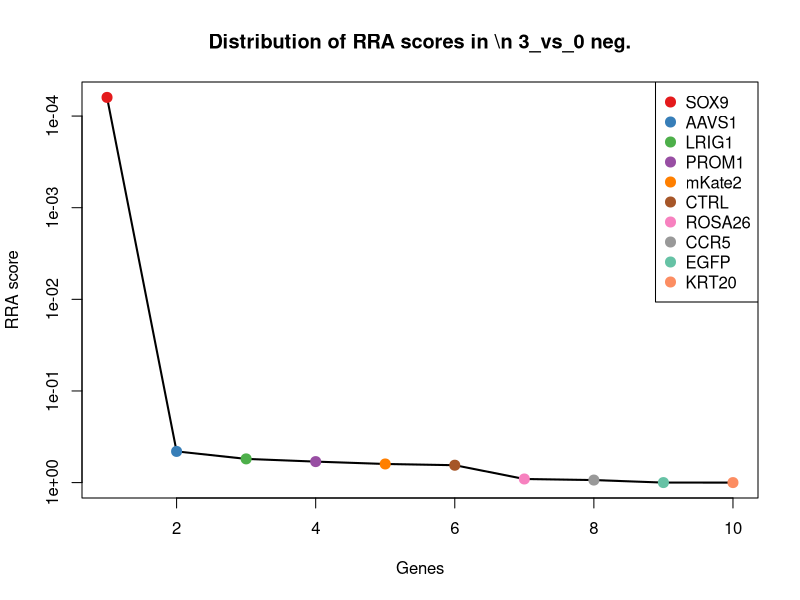
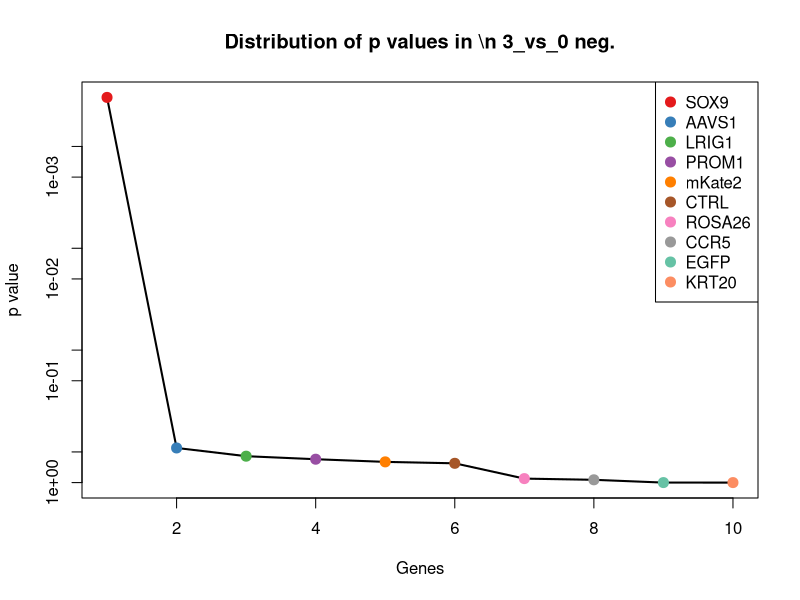
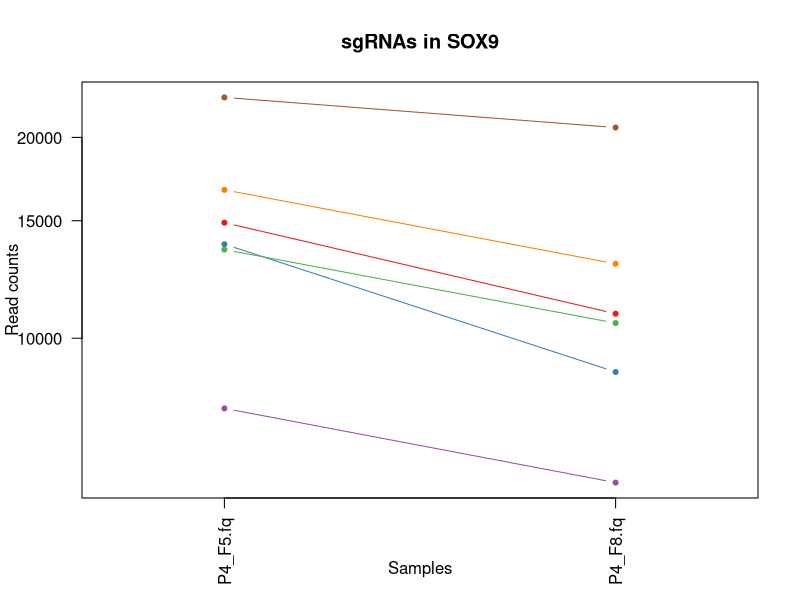
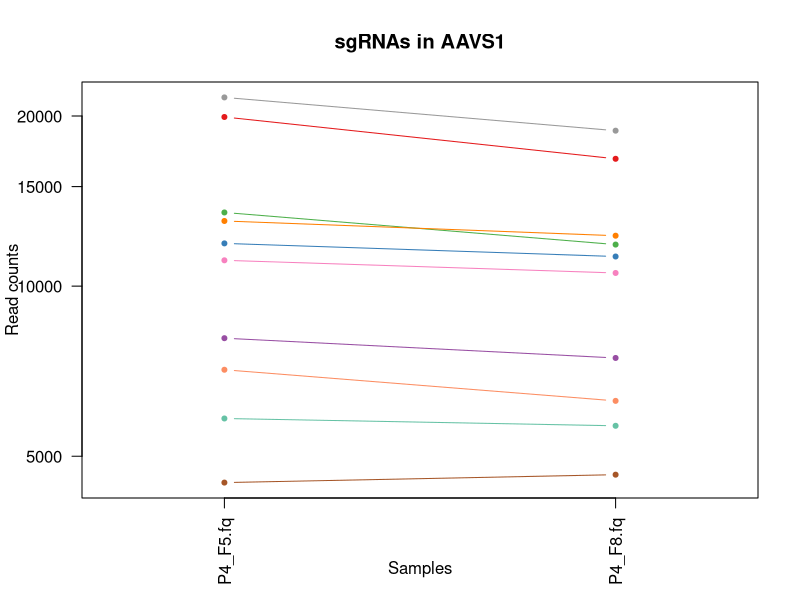
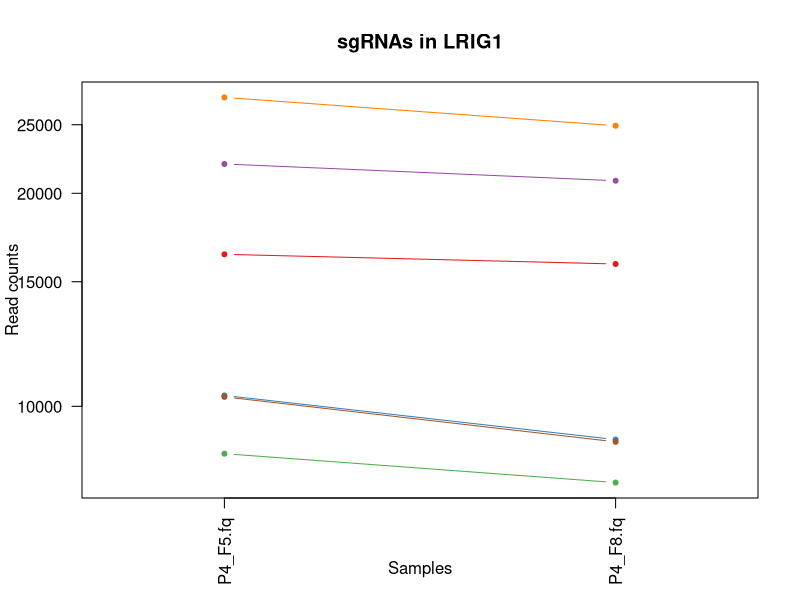
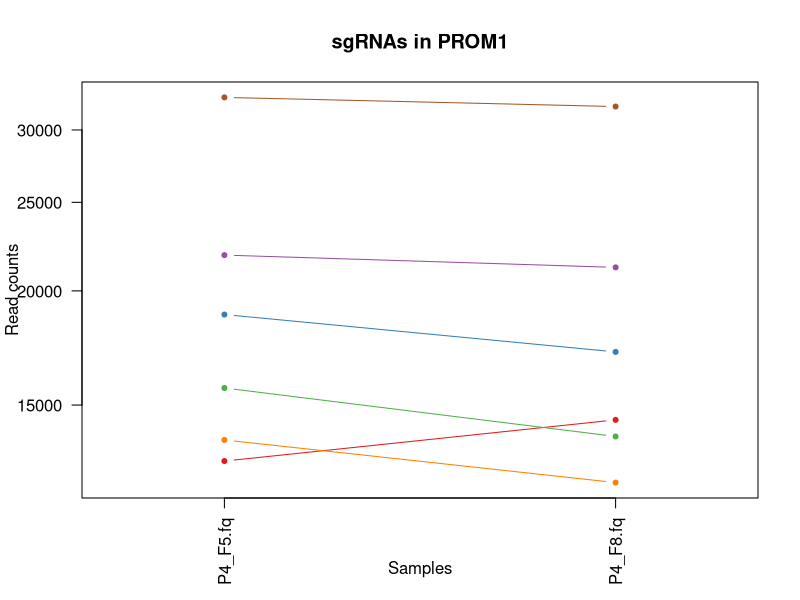
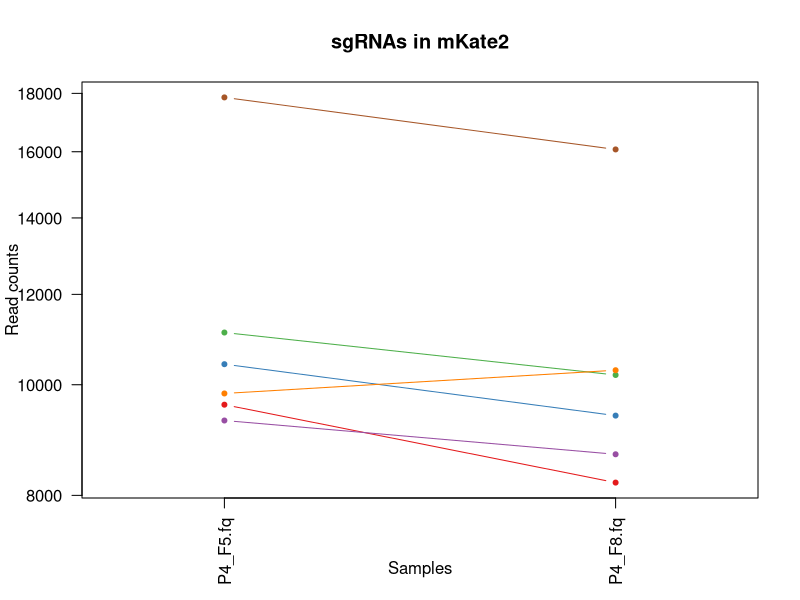
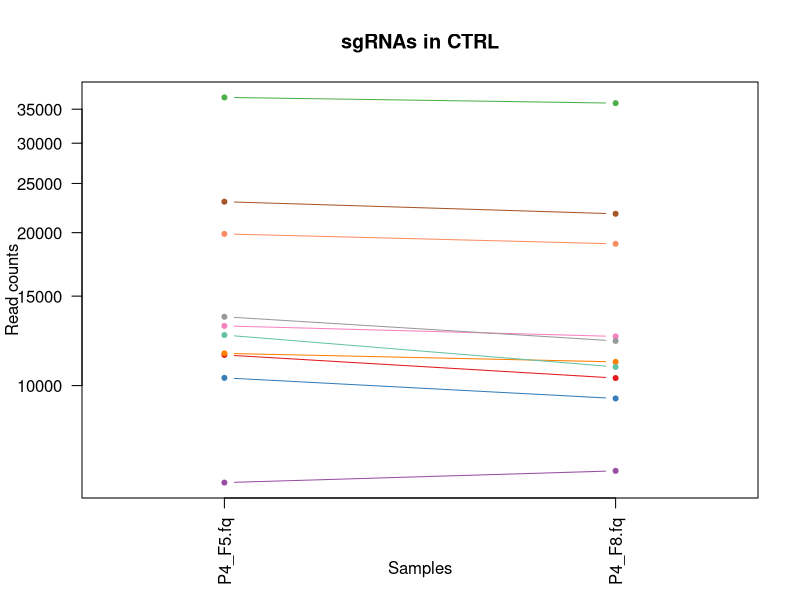

Write R code to recreate these figures, in order. (Note: this script raises an error after producing the figures.)
pdf(file='P4_03_day3.pdf',width=4.5,height=4.5);
gstable=read.table('P4_03_day3.gene_summary.txt',header=T)
# 
#
# parameters
# Do not modify the variables beginning with "__"

# gstablename='__GENE_SUMMARY_FILE__'
startindex=3
# outputfile='__OUTPUT_FILE__'
targetgenelist=c("SOX9","AAVS1","LRIG1","PROM1","mKate2","CTRL","ROSA26","CCR5","EGFP","KRT20")
# samplelabel=sub('.\\w+.\\w+$','',colnames(gstable)[startindex]);
samplelabel='3_vs_0 neg.'


# You need to write some codes in front of this code:
# gstable=read.table(gstablename,header=T)
# pdf(file=outputfile,width=6,height=6)


# set up color using RColorBrewer
#library(RColorBrewer)
#colors <- brewer.pal(length(targetgenelist), "Set1")

colors=c( "#E41A1C", "#377EB8", "#4DAF4A", "#984EA3", "#FF7F00",  "#A65628", "#F781BF",
          "#999999", "#66C2A5", "#FC8D62", "#8DA0CB", "#E78AC3", "#A6D854", "#FFD92F", "#E5C494", "#B3B3B3", 
          "#8DD3C7", "#FFFFB3", "#BEBADA", "#FB8072", "#80B1D3", "#FDB462", "#B3DE69", "#FCCDE5",
          "#D9D9D9", "#BC80BD", "#CCEBC5", "#FFED6F")

######
# function definition

plotrankedvalues<-function(val, tglist, ...){
  
  plot(val,log='y',ylim=c(max(val),min(val)),type='l',lwd=2, ...)
  if(length(tglist)>0){
    for(i in 1:length(tglist)){
      targetgene=tglist[i];
      tx=which(names(val)==targetgene);ty=val[targetgene];
      points(tx,ty,col=colors[(i %% length(colors)) ],cex=2,pch=20)
      # text(tx+50,ty,targetgene,col=colors[i])
    }
    legend('topright',tglist,pch=20,pt.cex = 2,cex=1,col=colors)
  }
}



plotrandvalues<-function(val,targetgenelist, ...){
  # choose the one with the best distance distribution
  
  mindiffvalue=0;
  randval=val;
  for(i in 1:20){
    randval0=sample(val)
    vindex=sort(which(names(randval0) %in% targetgenelist))
    if(max(vindex)>0.9*length(val)){
      # print('pass...')
      next;
    }
    mindiffind=min(diff(vindex));
    if (mindiffind > mindiffvalue){
      mindiffvalue=mindiffind;
      randval=randval0;
      # print(paste('Diff: ',mindiffvalue))
    }
  }
  plot(randval,log='y',ylim=c(max(randval),min(randval)),pch=20,col='grey', ...)
  
  if(length(targetgenelist)>0){
    for(i in 1:length(targetgenelist)){
      targetgene=targetgenelist[i];
      tx=which(names(randval)==targetgene);ty=randval[targetgene];
      points(tx,ty,col=colors[(i %% length(colors)) ],cex=2,pch=20)
      text(tx+50,ty,targetgene,col=colors[i])
    }
  }
  
}




# set.seed(1235)



pvec=gstable[,startindex]
names(pvec)=gstable[,'id']
pvec=sort(pvec);

plotrankedvalues(pvec,targetgenelist,xlab='Genes',ylab='RRA score',main=paste('Distribution of RRA scores in \\n',samplelabel))

# plotrandvalues(pvec,targetgenelist,xlab='Genes',ylab='RRA score',main=paste('Distribution of RRA scores in \\n',samplelabel))


pvec=gstable[,startindex+1]
names(pvec)=gstable[,'id']
pvec=sort(pvec);

plotrankedvalues(pvec,targetgenelist,xlab='Genes',ylab='p value',main=paste('Distribution of p values in \\n',samplelabel))

# plotrandvalues(pvec,targetgenelist,xlab='Genes',ylab='p value',main=paste('Distribution of p values in \\n',samplelabel))



# you need to write after this code:
# dev.off()






# parameters
# Do not modify the variables beginning with "__"
targetmat=list(c(14897.69581432861,10881.321212397206),c(13831.86001968441,8899.385317880467),c(13578.203903391459,10534.782320282646),c(7848.136241644377,6075.093347146799),c(16685.291283724364,12924.567833980365),c(22957.87896706962,20691.03754302477))
targetgene="SOX9"
collabel=c("P4_F5.fq","P4_F8.fq")

# set up color using RColorBrewer
#library(RColorBrewer)
#colors <- brewer.pal(length(targetgenelist), "Set1")

colors=c( "#E41A1C", "#377EB8", "#4DAF4A", "#984EA3", "#FF7F00",  "#A65628", "#F781BF",
          "#999999", "#66C2A5", "#FC8D62", "#8DA0CB", "#E78AC3", "#A6D854", "#FFD92F", "#E5C494", "#B3B3B3", 
          "#8DD3C7", "#FFFFB3", "#BEBADA", "#FB8072", "#80B1D3", "#FDB462", "#B3DE69", "#FCCDE5",
          "#D9D9D9", "#BC80BD", "#CCEBC5", "#FFED6F")


## code

targetmatvec=unlist(targetmat)+1
yrange=range(targetmatvec[targetmatvec>0]);
# yrange[1]=1; # set the minimum value to 1
for(i in 1:length(targetmat)){
  vali=targetmat[[i]]+1;
  if(i==1){
    plot(1:length(vali),vali,type='b',las=1,pch=20,main=paste('sgRNAs in',targetgene),ylab='Read counts',xlab='Samples',xlim=c(0.7,length(vali)+0.3),ylim = yrange,col=colors[(i %% length(colors))],xaxt='n',log='y')
    axis(1,at=1:length(vali),labels=(collabel),las=2)
    # lines(0:100,rep(1,101),col='black');
  }else{
    lines(1:length(vali),vali,type='b',pch=20,col=colors[(i %% length(colors))])
  }
}




# parameters
# Do not modify the variables beginning with "__"
targetmat=list(c(19918.80663369224,16799.139216199703),c(11901.032863170556,11281.1737802217),c(13498.98637811385,11843.633058961486),c(8087.389171523218,7461.2489156050415),c(13038.88458988531,12279.472357890183),c(4489.793276087541,4636.956944871372),c(11108.057433371456,10549.443581102876),c(21573.57271726897,18838.38731210462),c(5830.089789622852,5659.246676609326),c(7111.173203455707,6264.356895917059))
targetgene="AAVS1"
collabel=c("P4_F5.fq","P4_F8.fq")

# set up color using RColorBrewer
#library(RColorBrewer)
#colors <- brewer.pal(length(targetgenelist), "Set1")

colors=c( "#E41A1C", "#377EB8", "#4DAF4A", "#984EA3", "#FF7F00",  "#A65628", "#F781BF",
          "#999999", "#66C2A5", "#FC8D62", "#8DA0CB", "#E78AC3", "#A6D854", "#FFD92F", "#E5C494", "#B3B3B3", 
          "#8DD3C7", "#FFFFB3", "#BEBADA", "#FB8072", "#80B1D3", "#FDB462", "#B3DE69", "#FCCDE5",
          "#D9D9D9", "#BC80BD", "#CCEBC5", "#FFED6F")


## code

targetmatvec=unlist(targetmat)+1
yrange=range(targetmatvec[targetmatvec>0]);
# yrange[1]=1; # set the minimum value to 1
for(i in 1:length(targetmat)){
  vali=targetmat[[i]]+1;
  if(i==1){
    plot(1:length(vali),vali,type='b',las=1,pch=20,main=paste('sgRNAs in',targetgene),ylab='Read counts',xlab='Samples',xlim=c(0.7,length(vali)+0.3),ylim = yrange,col=colors[(i %% length(colors))],xaxt='n',log='y')
    axis(1,at=1:length(vali),labels=(collabel),las=2)
    # lines(0:100,rep(1,101),col='black');
  }else{
    lines(1:length(vali),vali,type='b',pch=20,col=colors[(i %% length(colors))])
  }
}




# parameters
# Do not modify the variables beginning with "__"
targetmat=list(c(16398.027732465154,15890.141045345355),c(10358.291562814687,8972.691621981625),c(8569.89591639593,7801.12359825586),c(22000.06707053125,20833.65162554884),c(27323.644804591204,24916.146343036915),c(10311.081118457325,8907.382369236959))
targetgene="LRIG1"
collabel=c("P4_F5.fq","P4_F8.fq")

# set up color using RColorBrewer
#library(RColorBrewer)
#colors <- brewer.pal(length(targetgenelist), "Set1")

colors=c( "#E41A1C", "#377EB8", "#4DAF4A", "#984EA3", "#FF7F00",  "#A65628", "#F781BF",
          "#999999", "#66C2A5", "#FC8D62", "#8DA0CB", "#E78AC3", "#A6D854", "#FFD92F", "#E5C494", "#B3B3B3", 
          "#8DD3C7", "#FFFFB3", "#BEBADA", "#FB8072", "#80B1D3", "#FDB462", "#B3DE69", "#FCCDE5",
          "#D9D9D9", "#BC80BD", "#CCEBC5", "#FFED6F")


## code

targetmatvec=unlist(targetmat)+1
yrange=range(targetmatvec[targetmatvec>0]);
# yrange[1]=1; # set the minimum value to 1
for(i in 1:length(targetmat)){
  vali=targetmat[[i]]+1;
  if(i==1){
    plot(1:length(vali),vali,type='b',las=1,pch=20,main=paste('sgRNAs in',targetgene),ylab='Read counts',xlab='Samples',xlim=c(0.7,length(vali)+0.3),ylim = yrange,col=colors[(i %% length(colors))],xaxt='n',log='y')
    axis(1,at=1:length(vali),labels=(collabel),las=2)
    # lines(0:100,rep(1,101),col='black');
  }else{
    lines(1:length(vali),vali,type='b',pch=20,col=colors[(i %% length(colors))])
  }
}




# parameters
# Do not modify the variables beginning with "__"
targetmat=list(c(13025.281580494206,14449.338959284432),c(18840.16800667994,17148.34379209976),c(15656.263632138447,13857.557158904183),c(21884.841579218362,21218.8429325531),c(13735.838776923672,12336.78455927836),c(32564.00412825852,31822.933031258657))
targetgene="PROM1"
collabel=c("P4_F5.fq","P4_F8.fq")

# set up color using RColorBrewer
#library(RColorBrewer)
#colors <- brewer.pal(length(targetgenelist), "Set1")

colors=c( "#E41A1C", "#377EB8", "#4DAF4A", "#984EA3", "#FF7F00",  "#A65628", "#F781BF",
          "#999999", "#66C2A5", "#FC8D62", "#8DA0CB", "#E78AC3", "#A6D854", "#FFD92F", "#E5C494", "#B3B3B3", 
          "#8DD3C7", "#FFFFB3", "#BEBADA", "#FB8072", "#80B1D3", "#FDB462", "#B3DE69", "#FCCDE5",
          "#D9D9D9", "#BC80BD", "#CCEBC5", "#FFED6F")


## code

targetmatvec=unlist(targetmat)+1
yrange=range(targetmatvec[targetmatvec>0]);
# yrange[1]=1; # set the minimum value to 1
for(i in 1:length(targetmat)){
  vali=targetmat[[i]]+1;
  if(i==1){
    plot(1:length(vali),vali,type='b',las=1,pch=20,main=paste('sgRNAs in',targetgene),ylab='Read counts',xlab='Samples',xlim=c(0.7,length(vali)+0.3),ylim = yrange,col=colors[(i %% length(colors))],xaxt='n',log='y')
    axis(1,at=1:length(vali),labels=(collabel),las=2)
    # lines(0:100,rep(1,101),col='black');
  }else{
    lines(1:length(vali),vali,type='b',pch=20,col=colors[(i %% length(colors))])
  }
}




# parameters
# Do not modify the variables beginning with "__"
targetmat=list(c(9604.524807142889,8207.640375544095),c(10422.30572465518,9395.20250198284),c(11109.657787417469,10197.573321417321),c(9302.858069469568,8690.129140718984),c(9824.573488469581,10296.203621480698),c(17852.749560290344,16074.073226544622))
targetgene="mKate2"
collabel=c("P4_F5.fq","P4_F8.fq")

# set up color using RColorBrewer
#library(RColorBrewer)
#colors <- brewer.pal(length(targetgenelist), "Set1")

colors=c( "#E41A1C", "#377EB8", "#4DAF4A", "#984EA3", "#FF7F00",  "#A65628", "#F781BF",
          "#999999", "#66C2A5", "#FC8D62", "#8DA0CB", "#E78AC3", "#A6D854", "#FFD92F", "#E5C494", "#B3B3B3", 
          "#8DD3C7", "#FFFFB3", "#BEBADA", "#FB8072", "#80B1D3", "#FDB462", "#B3DE69", "#FCCDE5",
          "#D9D9D9", "#BC80BD", "#CCEBC5", "#FFED6F")


## code

targetmatvec=unlist(targetmat)+1
yrange=range(targetmatvec[targetmatvec>0]);
# yrange[1]=1; # set the minimum value to 1
for(i in 1:length(targetmat)){
  vali=targetmat[[i]]+1;
  if(i==1){
    plot(1:length(vali),vali,type='b',las=1,pch=20,main=paste('sgRNAs in',targetgene),ylab='Read counts',xlab='Samples',xlim=c(0.7,length(vali)+0.3),ylim = yrange,col=colors[(i %% length(colors))],xaxt='n',log='y')
    axis(1,at=1:length(vali),labels=(collabel),las=2)
    # lines(0:100,rep(1,101),col='black');
  }else{
    lines(1:length(vali),vali,type='b',pch=20,col=colors[(i %% length(colors))])
  }
}




# parameters
# Do not modify the variables beginning with "__"
targetmat=list(c(11489.741873345392,10346.851613405133),c(10355.090854722663,9432.522074979792),c(36920.96801852704,35974.73552716964),c(6441.425035199555,6793.4951273381375),c(11571.35992969202,11133.228330126636),c(23011.490827611033,21785.300736971134),c(13103.698928748809,12496.725586408158),c(13658.221605692075,12243.48562678598),c(12573.981739518733,10882.654054289955),c(19883.598844679967,19011.6567581619))
targetgene="CTRL"
collabel=c("P4_F5.fq","P4_F8.fq")

# set up color using RColorBrewer
#library(RColorBrewer)
#colors <- brewer.pal(length(targetgenelist), "Set1")

colors=c( "#E41A1C", "#377EB8", "#4DAF4A", "#984EA3", "#FF7F00",  "#A65628", "#F781BF",
          "#999999", "#66C2A5", "#FC8D62", "#8DA0CB", "#E78AC3", "#A6D854", "#FFD92F", "#E5C494", "#B3B3B3", 
          "#8DD3C7", "#FFFFB3", "#BEBADA", "#FB8072", "#80B1D3", "#FDB462", "#B3DE69", "#FCCDE5",
          "#D9D9D9", "#BC80BD", "#CCEBC5", "#FFED6F")


## code

targetmatvec=unlist(targetmat)+1
yrange=range(targetmatvec[targetmatvec>0]);
# yrange[1]=1; # set the minimum value to 1
for(i in 1:length(targetmat)){
  vali=targetmat[[i]]+1;
  if(i==1){
    plot(1:length(vali),vali,type='b',las=1,pch=20,main=paste('sgRNAs in',targetgene),ylab='Read counts',xlab='Samples',xlim=c(0.7,length(vali)+0.3),ylim = yrange,col=colors[(i %% length(colors))],xaxt='n',log='y')
    axis(1,at=1:length(vali),labels=(collabel),las=2)
    # lines(0:100,rep(1,101),col='black');
  }else{
    lines(1:length(vali),vali,type='b',pch=20,col=colors[(i %% length(colors))])
  }
}




# parameters
# Do not modify the variables beginning with "__"
targetmat=list(c(38068.421869517864,35569.55159177416),c(15162.554408943648,14557.299152597045),c(21854.43485234413,19971.30292094068),c(15973.93391027189,14957.151720421538),c(12844.441573294815,12723.308708175371),c(18076.79912673207,19476.818578731058),c(19647.54662289315,18979.66855273594),c(9339.66621252785,9848.368745517266),c(5352.384106888177,5203.4147492894035),c(14361.577208914487,17317.614712478797))
targetgene="ROSA26"
collabel=c("P4_F5.fq","P4_F8.fq")

# set up color using RColorBrewer
#library(RColorBrewer)
#colors <- brewer.pal(length(targetgenelist), "Set1")

colors=c( "#E41A1C", "#377EB8", "#4DAF4A", "#984EA3", "#FF7F00",  "#A65628", "#F781BF",
          "#999999", "#66C2A5", "#FC8D62", "#8DA0CB", "#E78AC3", "#A6D854", "#FFD92F", "#E5C494", "#B3B3B3", 
          "#8DD3C7", "#FFFFB3", "#BEBADA", "#FB8072", "#80B1D3", "#FDB462", "#B3DE69", "#FCCDE5",
          "#D9D9D9", "#BC80BD", "#CCEBC5", "#FFED6F")


## code

targetmatvec=unlist(targetmat)+1
yrange=range(targetmatvec[targetmatvec>0]);
# yrange[1]=1; # set the minimum value to 1
for(i in 1:length(targetmat)){
  vali=targetmat[[i]]+1;
  if(i==1){
    plot(1:length(vali),vali,type='b',las=1,pch=20,main=paste('sgRNAs in',targetgene),ylab='Read counts',xlab='Samples',xlim=c(0.7,length(vali)+0.3),ylim = yrange,col=colors[(i %% length(colors))],xaxt='n',log='y')
    axis(1,at=1:length(vali),labels=(collabel),las=2)
    # lines(0:100,rep(1,101),col='black');
  }else{
    lines(1:length(vali),vali,type='b',pch=20,col=colors[(i %% length(colors))])
  }
}




# parameters
# Do not modify the variables beginning with "__"
targetmat=list(c(10483.919355426655,10445.481913468508),c(16537.258534468223,14923.830673102831),c(8968.384073852996,8820.747646208318),c(9032.398235693488,8006.3812497391),c(9694.944810742585,9428.523549301548),c(12538.773950506464,12656.666613537955),c(24170.94733394695,24360.35127376087),c(15437.01512783476,15650.22950465066),c(7593.679948328419,6861.470063868302),c(11957.845431803993,12123.52985643863))
targetgene="CCR5"
collabel=c("P4_F5.fq","P4_F8.fq")

# set up color using RColorBrewer
#library(RColorBrewer)
#colors <- brewer.pal(length(targetgenelist), "Set1")

colors=c( "#E41A1C", "#377EB8", "#4DAF4A", "#984EA3", "#FF7F00",  "#A65628", "#F781BF",
          "#999999", "#66C2A5", "#FC8D62", "#8DA0CB", "#E78AC3", "#A6D854", "#FFD92F", "#E5C494", "#B3B3B3", 
          "#8DD3C7", "#FFFFB3", "#BEBADA", "#FB8072", "#80B1D3", "#FDB462", "#B3DE69", "#FCCDE5",
          "#D9D9D9", "#BC80BD", "#CCEBC5", "#FFED6F")


## code

targetmatvec=unlist(targetmat)+1
yrange=range(targetmatvec[targetmatvec>0]);
# yrange[1]=1; # set the minimum value to 1
for(i in 1:length(targetmat)){
  vali=targetmat[[i]]+1;
  if(i==1){
    plot(1:length(vali),vali,type='b',las=1,pch=20,main=paste('sgRNAs in',targetgene),ylab='Read counts',xlab='Samples',xlim=c(0.7,length(vali)+0.3),ylim = yrange,col=colors[(i %% length(colors))],xaxt='n',log='y')
    axis(1,at=1:length(vali),labels=(collabel),las=2)
    # lines(0:100,rep(1,101),col='black');
  }else{
    lines(1:length(vali),vali,type='b',pch=20,col=colors[(i %% length(colors))])
  }
}




# parameters
# Do not modify the variables beginning with "__"
targetmat=list(c(6701.482567676556,15591.584461369734),c(11204.878853155202,19167.59925961345),c(6147.760067756296,9907.013788798191),c(7732.910750331491,10830.67322047277),c(10032.619514451182,17165.670736705488),c(19938.010882244387,20245.868350846835))
targetgene="EGFP"
collabel=c("P4_F5.fq","P4_F8.fq")

# set up color using RColorBrewer
#library(RColorBrewer)
#colors <- brewer.pal(length(targetgenelist), "Set1")

colors=c( "#E41A1C", "#377EB8", "#4DAF4A", "#984EA3", "#FF7F00",  "#A65628", "#F781BF",
          "#999999", "#66C2A5", "#FC8D62", "#8DA0CB", "#E78AC3", "#A6D854", "#FFD92F", "#E5C494", "#B3B3B3", 
          "#8DD3C7", "#FFFFB3", "#BEBADA", "#FB8072", "#80B1D3", "#FDB462", "#B3DE69", "#FCCDE5",
          "#D9D9D9", "#BC80BD", "#CCEBC5", "#FFED6F")


## code

targetmatvec=unlist(targetmat)+1
yrange=range(targetmatvec[targetmatvec>0]);
# yrange[1]=1; # set the minimum value to 1
for(i in 1:length(targetmat)){
  vali=targetmat[[i]]+1;
  if(i==1){
    plot(1:length(vali),vali,type='b',las=1,pch=20,main=paste('sgRNAs in',targetgene),ylab='Read counts',xlab='Samples',xlim=c(0.7,length(vali)+0.3),ylim = yrange,col=colors[(i %% length(colors))],xaxt='n',log='y')
    axis(1,at=1:length(vali),labels=(collabel),las=2)
    # lines(0:100,rep(1,101),col='black');
  }else{
    lines(1:length(vali),vali,type='b',pch=20,col=colors[(i %% length(colors))])
  }
}




# parameters
# Do not modify the variables beginning with "__"
targetmat=list(c(6407.01742321029,12096.873018583665),c(11118.459734670536,16933.756247367284),c(7804.926682402044,14392.026757896256),c(4354.5633591995,6497.604227148013),c(13568.601779115386,21640.020970661568),c(7396.836400668905,10569.4362094941))
targetgene="KRT20"
collabel=c("P4_F5.fq","P4_F8.fq")

# set up color using RColorBrewer
#library(RColorBrewer)
#colors <- brewer.pal(length(targetgenelist), "Set1")

colors=c( "#E41A1C", "#377EB8", "#4DAF4A", "#984EA3", "#FF7F00",  "#A65628", "#F781BF",
          "#999999", "#66C2A5", "#FC8D62", "#8DA0CB", "#E78AC3", "#A6D854", "#FFD92F", "#E5C494", "#B3B3B3", 
          "#8DD3C7", "#FFFFB3", "#BEBADA", "#FB8072", "#80B1D3", "#FDB462", "#B3DE69", "#FCCDE5",
          "#D9D9D9", "#BC80BD", "#CCEBC5", "#FFED6F")


## code

targetmatvec=unlist(targetmat)+1
yrange=range(targetmatvec[targetmatvec>0]);
# yrange[1]=1; # set the minimum value to 1
for(i in 1:length(targetmat)){
  vali=targetmat[[i]]+1;
  if(i==1){
    plot(1:length(vali),vali,type='b',las=1,pch=20,main=paste('sgRNAs in',targetgene),ylab='Read counts',xlab='Samples',xlim=c(0.7,length(vali)+0.3),ylim = yrange,col=colors[(i %% length(colors))],xaxt='n',log='y')
    axis(1,at=1:length(vali),labels=(collabel),las=2)
    # lines(0:100,rep(1,101),col='black');
  }else{
    lines(1:length(vali),vali,type='b',pch=20,col=colors[(i %% length(colors))])
  }
}



# 
#
# parameters
# Do not modify the variables beginning with "__"

# gstablename='__GENE_SUMMARY_FILE__'
startindex=9
# outputfile='__OUTPUT_FILE__'
targetgenelist=c("KRT20","EGFP","PROM1","mKate2","ROSA26","CTRL","AAVS1","LRIG1","CCR5","SOX9")
# samplelabel=sub('.\\w+.\\w+$','',colnames(gstable)[startindex]);
samplelabel='3_vs_0 pos.'


# You need to write some codes in front of this code:
# gstable=read.table(gstablename,header=T)
# pdf(file=outputfile,width=6,height=6)


# set up color using RColorBrewer
#library(RColorBrewer)
#colors <- brewer.pal(length(targetgenelist), "Set1")

colors=c( "#E41A1C", "#377EB8", "#4DAF4A", "#984EA3", "#FF7F00",  "#A65628", "#F781BF",
          "#999999", "#66C2A5", "#FC8D62", "#8DA0CB", "#E78AC3", "#A6D854", "#FFD92F", "#E5C494", "#B3B3B3", 
          "#8DD3C7", "#FFFFB3", "#BEBADA", "#FB8072", "#80B1D3", "#FDB462", "#B3DE69", "#FCCDE5",
          "#D9D9D9", "#BC80BD", "#CCEBC5", "#FFED6F")

######
# function definition

plotrankedvalues<-function(val, tglist, ...){
  
  plot(val,log='y',ylim=c(max(val),min(val)),type='l',lwd=2, ...)
  if(length(tglist)>0){
    for(i in 1:length(tglist)){
      targetgene=tglist[i];
      tx=which(names(val)==targetgene);ty=val[targetgene];
      points(tx,ty,col=colors[(i %% length(colors)) ],cex=2,pch=20)
      # text(tx+50,ty,targetgene,col=colors[i])
    }
    legend('topright',tglist,pch=20,pt.cex = 2,cex=1,col=colors)
  }
}



plotrandvalues<-function(val,targetgenelist, ...){
  # choose the one with the best distance distribution
  
  mindiffvalue=0;
  randval=val;
  for(i in 1:20){
    randval0=sample(val)
    vindex=sort(which(names(randval0) %in% targetgenelist))
    if(max(vindex)>0.9*length(val)){
      # print('pass...')
      next;
    }
    mindiffind=min(diff(vindex));
    if (mindiffind > mindiffvalue){
      mindiffvalue=mindiffind;
      randval=randval0;
      # print(paste('Diff: ',mindiffvalue))
    }
  }
  plot(randval,log='y',ylim=c(max(randval),min(randval)),pch=20,col='grey', ...)
  
  if(length(targetgenelist)>0){
    for(i in 1:length(targetgenelist)){
      targetgene=targetgenelist[i];
      tx=which(names(randval)==targetgene);ty=randval[targetgene];
      points(tx,ty,col=colors[(i %% length(colors)) ],cex=2,pch=20)
      text(tx+50,ty,targetgene,col=colors[i])
    }
  }
  
}




# set.seed(1235)



pvec=gstable[,startindex]
names(pvec)=gstable[,'id']
pvec=sort(pvec);

plotrankedvalues(pvec,targetgenelist,xlab='Genes',ylab='RRA score',main=paste('Distribution of RRA scores in \\n',samplelabel))

# plotrandvalues(pvec,targetgenelist,xlab='Genes',ylab='RRA score',main=paste('Distribution of RRA scores in \\n',samplelabel))


pvec=gstable[,startindex+1]
names(pvec)=gstable[,'id']
pvec=sort(pvec);

plotrankedvalues(pvec,targetgenelist,xlab='Genes',ylab='p value',main=paste('Distribution of p values in \\n',samplelabel))

# plotrandvalues(pvec,targetgenelist,xlab='Genes',ylab='p value',main=paste('Distribution of p values in \\n',samplelabel))



# you need to write after this code:
# dev.off()






# parameters
# Do not modify the variables beginning with "__"
targetmat=list(c(6407.01742321029,12096.873018583665),c(11118.459734670536,16933.756247367284),c(7804.926682402044,14392.026757896256),c(4354.5633591995,6497.604227148013),c(13568.601779115386,21640.020970661568),c(7396.836400668905,10569.4362094941))
targetgene="KRT20"
collabel=c("P4_F5.fq","P4_F8.fq")

# set up color using RColorBrewer
#library(RColorBrewer)
#colors <- brewer.pal(length(targetgenelist), "Set1")

colors=c( "#E41A1C", "#377EB8", "#4DAF4A", "#984EA3", "#FF7F00",  "#A65628", "#F781BF",
          "#999999", "#66C2A5", "#FC8D62", "#8DA0CB", "#E78AC3", "#A6D854", "#FFD92F", "#E5C494", "#B3B3B3", 
          "#8DD3C7", "#FFFFB3", "#BEBADA", "#FB8072", "#80B1D3", "#FDB462", "#B3DE69", "#FCCDE5",
          "#D9D9D9", "#BC80BD", "#CCEBC5", "#FFED6F")


## code

targetmatvec=unlist(targetmat)+1
yrange=range(targetmatvec[targetmatvec>0]);
# yrange[1]=1; # set the minimum value to 1
for(i in 1:length(targetmat)){
  vali=targetmat[[i]]+1;
  if(i==1){
    plot(1:length(vali),vali,type='b',las=1,pch=20,main=paste('sgRNAs in',targetgene),ylab='Read counts',xlab='Samples',xlim=c(0.7,length(vali)+0.3),ylim = yrange,col=colors[(i %% length(colors))],xaxt='n',log='y')
    axis(1,at=1:length(vali),labels=(collabel),las=2)
    # lines(0:100,rep(1,101),col='black');
  }else{
    lines(1:length(vali),vali,type='b',pch=20,col=colors[(i %% length(colors))])
  }
}




# parameters
# Do not modify the variables beginning with "__"
targetmat=list(c(6701.482567676556,15591.584461369734),c(11204.878853155202,19167.59925961345),c(6147.760067756296,9907.013788798191),c(7732.910750331491,10830.67322047277),c(10032.619514451182,17165.670736705488),c(19938.010882244387,20245.868350846835))
targetgene="EGFP"
collabel=c("P4_F5.fq","P4_F8.fq")

# set up color using RColorBrewer
#library(RColorBrewer)
#colors <- brewer.pal(length(targetgenelist), "Set1")

colors=c( "#E41A1C", "#377EB8", "#4DAF4A", "#984EA3", "#FF7F00",  "#A65628", "#F781BF",
          "#999999", "#66C2A5", "#FC8D62", "#8DA0CB", "#E78AC3", "#A6D854", "#FFD92F", "#E5C494", "#B3B3B3", 
          "#8DD3C7", "#FFFFB3", "#BEBADA", "#FB8072", "#80B1D3", "#FDB462", "#B3DE69", "#FCCDE5",
          "#D9D9D9", "#BC80BD", "#CCEBC5", "#FFED6F")


## code

targetmatvec=unlist(targetmat)+1
yrange=range(targetmatvec[targetmatvec>0]);
# yrange[1]=1; # set the minimum value to 1
for(i in 1:length(targetmat)){
  vali=targetmat[[i]]+1;
  if(i==1){
    plot(1:length(vali),vali,type='b',las=1,pch=20,main=paste('sgRNAs in',targetgene),ylab='Read counts',xlab='Samples',xlim=c(0.7,length(vali)+0.3),ylim = yrange,col=colors[(i %% length(colors))],xaxt='n',log='y')
    axis(1,at=1:length(vali),labels=(collabel),las=2)
    # lines(0:100,rep(1,101),col='black');
  }else{
    lines(1:length(vali),vali,type='b',pch=20,col=colors[(i %% length(colors))])
  }
}




# parameters
# Do not modify the variables beginning with "__"
targetmat=list(c(13025.281580494206,14449.338959284432),c(18840.16800667994,17148.34379209976),c(15656.263632138447,13857.557158904183),c(21884.841579218362,21218.8429325531),c(13735.838776923672,12336.78455927836),c(32564.00412825852,31822.933031258657))
targetgene="PROM1"
collabel=c("P4_F5.fq","P4_F8.fq")

# set up color using RColorBrewer
#library(RColorBrewer)
#colors <- brewer.pal(length(targetgenelist), "Set1")

colors=c( "#E41A1C", "#377EB8", "#4DAF4A", "#984EA3", "#FF7F00",  "#A65628", "#F781BF",
          "#999999", "#66C2A5", "#FC8D62", "#8DA0CB", "#E78AC3", "#A6D854", "#FFD92F", "#E5C494", "#B3B3B3", 
          "#8DD3C7", "#FFFFB3", "#BEBADA", "#FB8072", "#80B1D3", "#FDB462", "#B3DE69", "#FCCDE5",
          "#D9D9D9", "#BC80BD", "#CCEBC5", "#FFED6F")


## code

targetmatvec=unlist(targetmat)+1
yrange=range(targetmatvec[targetmatvec>0]);
# yrange[1]=1; # set the minimum value to 1
for(i in 1:length(targetmat)){
  vali=targetmat[[i]]+1;
  if(i==1){
    plot(1:length(vali),vali,type='b',las=1,pch=20,main=paste('sgRNAs in',targetgene),ylab='Read counts',xlab='Samples',xlim=c(0.7,length(vali)+0.3),ylim = yrange,col=colors[(i %% length(colors))],xaxt='n',log='y')
    axis(1,at=1:length(vali),labels=(collabel),las=2)
    # lines(0:100,rep(1,101),col='black');
  }else{
    lines(1:length(vali),vali,type='b',pch=20,col=colors[(i %% length(colors))])
  }
}




# parameters
# Do not modify the variables beginning with "__"
targetmat=list(c(9604.524807142889,8207.640375544095),c(10422.30572465518,9395.20250198284),c(11109.657787417469,10197.573321417321),c(9302.858069469568,8690.129140718984),c(9824.573488469581,10296.203621480698),c(17852.749560290344,16074.073226544622))
targetgene="mKate2"
collabel=c("P4_F5.fq","P4_F8.fq")

# set up color using RColorBrewer
#library(RColorBrewer)
#colors <- brewer.pal(length(targetgenelist), "Set1")

colors=c( "#E41A1C", "#377EB8", "#4DAF4A", "#984EA3", "#FF7F00",  "#A65628", "#F781BF",
          "#999999", "#66C2A5", "#FC8D62", "#8DA0CB", "#E78AC3", "#A6D854", "#FFD92F", "#E5C494", "#B3B3B3", 
          "#8DD3C7", "#FFFFB3", "#BEBADA", "#FB8072", "#80B1D3", "#FDB462", "#B3DE69", "#FCCDE5",
          "#D9D9D9", "#BC80BD", "#CCEBC5", "#FFED6F")


## code

targetmatvec=unlist(targetmat)+1
yrange=range(targetmatvec[targetmatvec>0]);
# yrange[1]=1; # set the minimum value to 1
for(i in 1:length(targetmat)){
  vali=targetmat[[i]]+1;
  if(i==1){
    plot(1:length(vali),vali,type='b',las=1,pch=20,main=paste('sgRNAs in',targetgene),ylab='Read counts',xlab='Samples',xlim=c(0.7,length(vali)+0.3),ylim = yrange,col=colors[(i %% length(colors))],xaxt='n',log='y')
    axis(1,at=1:length(vali),labels=(collabel),las=2)
    # lines(0:100,rep(1,101),col='black');
  }else{
    lines(1:length(vali),vali,type='b',pch=20,col=colors[(i %% length(colors))])
  }
}




# parameters
# Do not modify the variables beginning with "__"
targetmat=list(c(38068.421869517864,35569.55159177416),c(15162.554408943648,14557.299152597045),c(21854.43485234413,19971.30292094068),c(15973.93391027189,14957.151720421538),c(12844.441573294815,12723.308708175371),c(18076.79912673207,19476.818578731058),c(19647.54662289315,18979.66855273594),c(9339.66621252785,9848.368745517266),c(5352.384106888177,5203.4147492894035),c(14361.577208914487,17317.614712478797))
targetgene="ROSA26"
collabel=c("P4_F5.fq","P4_F8.fq")

# set up color using RColorBrewer
#library(RColorBrewer)
#colors <- brewer.pal(length(targetgenelist), "Set1")

colors=c( "#E41A1C", "#377EB8", "#4DAF4A", "#984EA3", "#FF7F00",  "#A65628", "#F781BF",
          "#999999", "#66C2A5", "#FC8D62", "#8DA0CB", "#E78AC3", "#A6D854", "#FFD92F", "#E5C494", "#B3B3B3", 
          "#8DD3C7", "#FFFFB3", "#BEBADA", "#FB8072", "#80B1D3", "#FDB462", "#B3DE69", "#FCCDE5",
          "#D9D9D9", "#BC80BD", "#CCEBC5", "#FFED6F")


## code

targetmatvec=unlist(targetmat)+1
yrange=range(targetmatvec[targetmatvec>0]);
# yrange[1]=1; # set the minimum value to 1
for(i in 1:length(targetmat)){
  vali=targetmat[[i]]+1;
  if(i==1){
    plot(1:length(vali),vali,type='b',las=1,pch=20,main=paste('sgRNAs in',targetgene),ylab='Read counts',xlab='Samples',xlim=c(0.7,length(vali)+0.3),ylim = yrange,col=colors[(i %% length(colors))],xaxt='n',log='y')
    axis(1,at=1:length(vali),labels=(collabel),las=2)
    # lines(0:100,rep(1,101),col='black');
  }else{
    lines(1:length(vali),vali,type='b',pch=20,col=colors[(i %% length(colors))])
  }
}




# parameters
# Do not modify the variables beginning with "__"
targetmat=list(c(11489.741873345392,10346.851613405133),c(10355.090854722663,9432.522074979792),c(36920.96801852704,35974.73552716964),c(6441.425035199555,6793.4951273381375),c(11571.35992969202,11133.228330126636),c(23011.490827611033,21785.300736971134),c(13103.698928748809,12496.725586408158),c(13658.221605692075,12243.48562678598),c(12573.981739518733,10882.654054289955),c(19883.598844679967,19011.6567581619))
targetgene="CTRL"
collabel=c("P4_F5.fq","P4_F8.fq")

# set up color using RColorBrewer
#library(RColorBrewer)
#colors <- brewer.pal(length(targetgenelist), "Set1")

colors=c( "#E41A1C", "#377EB8", "#4DAF4A", "#984EA3", "#FF7F00",  "#A65628", "#F781BF",
          "#999999", "#66C2A5", "#FC8D62", "#8DA0CB", "#E78AC3", "#A6D854", "#FFD92F", "#E5C494", "#B3B3B3", 
          "#8DD3C7", "#FFFFB3", "#BEBADA", "#FB8072", "#80B1D3", "#FDB462", "#B3DE69", "#FCCDE5",
          "#D9D9D9", "#BC80BD", "#CCEBC5", "#FFED6F")


## code

targetmatvec=unlist(targetmat)+1
yrange=range(targetmatvec[targetmatvec>0]);
# yrange[1]=1; # set the minimum value to 1
for(i in 1:length(targetmat)){
  vali=targetmat[[i]]+1;
  if(i==1){
    plot(1:length(vali),vali,type='b',las=1,pch=20,main=paste('sgRNAs in',targetgene),ylab='Read counts',xlab='Samples',xlim=c(0.7,length(vali)+0.3),ylim = yrange,col=colors[(i %% length(colors))],xaxt='n',log='y')
    axis(1,at=1:length(vali),labels=(collabel),las=2)
    # lines(0:100,rep(1,101),col='black');
  }else{
    lines(1:length(vali),vali,type='b',pch=20,col=colors[(i %% length(colors))])
  }
}




# parameters
# Do not modify the variables beginning with "__"
targetmat=list(c(19918.80663369224,16799.139216199703),c(11901.032863170556,11281.1737802217),c(13498.98637811385,11843.633058961486),c(8087.389171523218,7461.2489156050415),c(13038.88458988531,12279.472357890183),c(4489.793276087541,4636.956944871372),c(11108.057433371456,10549.443581102876),c(21573.57271726897,18838.38731210462),c(5830.089789622852,5659.246676609326),c(7111.173203455707,6264.356895917059))
targetgene="AAVS1"
collabel=c("P4_F5.fq","P4_F8.fq")

# set up color using RColorBrewer
#library(RColorBrewer)
#colors <- brewer.pal(length(targetgenelist), "Set1")

colors=c( "#E41A1C", "#377EB8", "#4DAF4A", "#984EA3", "#FF7F00",  "#A65628", "#F781BF",
          "#999999", "#66C2A5", "#FC8D62", "#8DA0CB", "#E78AC3", "#A6D854", "#FFD92F", "#E5C494", "#B3B3B3", 
          "#8DD3C7", "#FFFFB3", "#BEBADA", "#FB8072", "#80B1D3", "#FDB462", "#B3DE69", "#FCCDE5",
          "#D9D9D9", "#BC80BD", "#CCEBC5", "#FFED6F")


## code

targetmatvec=unlist(targetmat)+1
yrange=range(targetmatvec[targetmatvec>0]);
# yrange[1]=1; # set the minimum value to 1
for(i in 1:length(targetmat)){
  vali=targetmat[[i]]+1;
  if(i==1){
    plot(1:length(vali),vali,type='b',las=1,pch=20,main=paste('sgRNAs in',targetgene),ylab='Read counts',xlab='Samples',xlim=c(0.7,length(vali)+0.3),ylim = yrange,col=colors[(i %% length(colors))],xaxt='n',log='y')
    axis(1,at=1:length(vali),labels=(collabel),las=2)
    # lines(0:100,rep(1,101),col='black');
  }else{
    lines(1:length(vali),vali,type='b',pch=20,col=colors[(i %% length(colors))])
  }
}




# parameters
# Do not modify the variables beginning with "__"
targetmat=list(c(16398.027732465154,15890.141045345355),c(10358.291562814687,8972.691621981625),c(8569.89591639593,7801.12359825586),c(22000.06707053125,20833.65162554884),c(27323.644804591204,24916.146343036915),c(10311.081118457325,8907.382369236959))
targetgene="LRIG1"
collabel=c("P4_F5.fq","P4_F8.fq")

# set up color using RColorBrewer
#library(RColorBrewer)
#colors <- brewer.pal(length(targetgenelist), "Set1")

colors=c( "#E41A1C", "#377EB8", "#4DAF4A", "#984EA3", "#FF7F00",  "#A65628", "#F781BF",
          "#999999", "#66C2A5", "#FC8D62", "#8DA0CB", "#E78AC3", "#A6D854", "#FFD92F", "#E5C494", "#B3B3B3", 
          "#8DD3C7", "#FFFFB3", "#BEBADA", "#FB8072", "#80B1D3", "#FDB462", "#B3DE69", "#FCCDE5",
          "#D9D9D9", "#BC80BD", "#CCEBC5", "#FFED6F")


## code

targetmatvec=unlist(targetmat)+1
yrange=range(targetmatvec[targetmatvec>0]);
# yrange[1]=1; # set the minimum value to 1
for(i in 1:length(targetmat)){
  vali=targetmat[[i]]+1;
  if(i==1){
    plot(1:length(vali),vali,type='b',las=1,pch=20,main=paste('sgRNAs in',targetgene),ylab='Read counts',xlab='Samples',xlim=c(0.7,length(vali)+0.3),ylim = yrange,col=colors[(i %% length(colors))],xaxt='n',log='y')
    axis(1,at=1:length(vali),labels=(collabel),las=2)
    # lines(0:100,rep(1,101),col='black');
  }else{
    lines(1:length(vali),vali,type='b',pch=20,col=colors[(i %% length(colors))])
  }
}




# parameters
# Do not modify the variables beginning with "__"
targetmat=list(c(10483.919355426655,10445.481913468508),c(16537.258534468223,14923.830673102831),c(8968.384073852996,8820.747646208318),c(9032.398235693488,8006.3812497391),c(9694.944810742585,9428.523549301548),c(12538.773950506464,12656.666613537955),c(24170.94733394695,24360.35127376087),c(15437.01512783476,15650.22950465066),c(7593.679948328419,6861.470063868302),c(11957.845431803993,12123.52985643863))
targetgene="CCR5"
collabel=c("P4_F5.fq","P4_F8.fq")

# set up color using RColorBrewer
#library(RColorBrewer)
#colors <- brewer.pal(length(targetgenelist), "Set1")

colors=c( "#E41A1C", "#377EB8", "#4DAF4A", "#984EA3", "#FF7F00",  "#A65628", "#F781BF",
          "#999999", "#66C2A5", "#FC8D62", "#8DA0CB", "#E78AC3", "#A6D854", "#FFD92F", "#E5C494", "#B3B3B3", 
          "#8DD3C7", "#FFFFB3", "#BEBADA", "#FB8072", "#80B1D3", "#FDB462", "#B3DE69", "#FCCDE5",
          "#D9D9D9", "#BC80BD", "#CCEBC5", "#FFED6F")


## code

targetmatvec=unlist(targetmat)+1
yrange=range(targetmatvec[targetmatvec>0]);
# yrange[1]=1; # set the minimum value to 1
for(i in 1:length(targetmat)){
  vali=targetmat[[i]]+1;
  if(i==1){
    plot(1:length(vali),vali,type='b',las=1,pch=20,main=paste('sgRNAs in',targetgene),ylab='Read counts',xlab='Samples',xlim=c(0.7,length(vali)+0.3),ylim = yrange,col=colors[(i %% length(colors))],xaxt='n',log='y')
    axis(1,at=1:length(vali),labels=(collabel),las=2)
    # lines(0:100,rep(1,101),col='black');
  }else{
    lines(1:length(vali),vali,type='b',pch=20,col=colors[(i %% length(colors))])
  }
}




# parameters
# Do not modify the variables beginning with "__"
targetmat=list(c(14897.69581432861,10881.321212397206),c(13831.86001968441,8899.385317880467),c(13578.203903391459,10534.782320282646),c(7848.136241644377,6075.093347146799),c(16685.291283724364,12924.567833980365),c(22957.87896706962,20691.03754302477))
targetgene="SOX9"
collabel=c("P4_F5.fq","P4_F8.fq")

# set up color using RColorBrewer
#library(RColorBrewer)
#colors <- brewer.pal(length(targetgenelist), "Set1")

colors=c( "#E41A1C", "#377EB8", "#4DAF4A", "#984EA3", "#FF7F00",  "#A65628", "#F781BF",
          "#999999", "#66C2A5", "#FC8D62", "#8DA0CB", "#E78AC3", "#A6D854", "#FFD92F", "#E5C494", "#B3B3B3", 
          "#8DD3C7", "#FFFFB3", "#BEBADA", "#FB8072", "#80B1D3", "#FDB462", "#B3DE69", "#FCCDE5",
          "#D9D9D9", "#BC80BD", "#CCEBC5", "#FFED6F")


## code

targetmatvec=unlist(targetmat)+1
yrange=range(targetmatvec[targetmatvec>0]);
# yrange[1]=1; # set the minimum value to 1
for(i in 1:length(targetmat)){
  vali=targetmat[[i]]+1;
  if(i==1){
    plot(1:length(vali),vali,type='b',las=1,pch=20,main=paste('sgRNAs in',targetgene),ylab='Read counts',xlab='Samples',xlim=c(0.7,length(vali)+0.3),ylim = yrange,col=colors[(i %% length(colors))],xaxt='n',log='y')
    axis(1,at=1:length(vali),labels=(collabel),las=2)
    # lines(0:100,rep(1,101),col='black');
  }else{
    lines(1:length(vali),vali,type='b',pch=20,col=colors[(i %% length(colors))])
  }
}



dev.off()
Sweave("P4_03_day3_summary.Rnw");
library(tools);

texi2dvi("P4_03_day3_summary.tex",pdf=TRUE);
